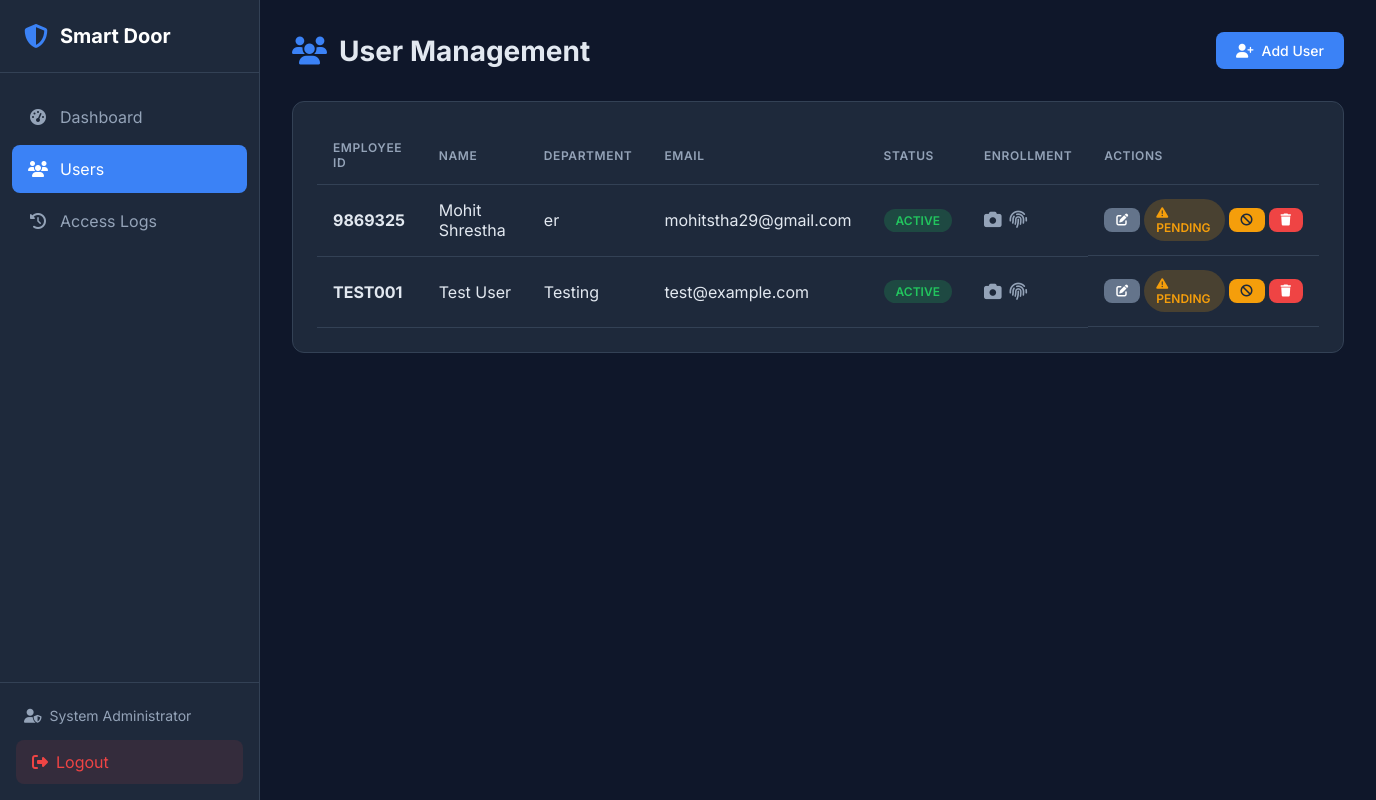
/users (signed in), run on the app's committed database.
### tables this page shows
CREATE TABLE admin (
    id INTEGER PRIMARY KEY AUTOINCREMENT,
    username VARCHAR(50) UNIQUE NOT NULL,
    password_hash VARCHAR(255) NOT NULL,
    email VARCHAR(100) UNIQUE NOT NULL,
    full_name VARCHAR(100) NOT NULL,
    is_active BOOLEAN DEFAULT 1,
    login_attempts INTEGER DEFAULT 0,
    locked_until DATETIME NULL,
    created_at DATETIME DEFAULT CURRENT_TIMESTAMP,
    updated_at DATETIME DEFAULT CURRENT_TIMESTAMP,
    last_login DATETIME NULL
);

CREATE TABLE users (
    id INTEGER PRIMARY KEY AUTOINCREMENT,
    employee_id VARCHAR(50) UNIQUE NOT NULL,
    first_name VARCHAR(50) NOT NULL,
    last_name VARCHAR(50) NOT NULL,
    email VARCHAR(100) UNIQUE,
    phone VARCHAR(20),
    department VARCHAR(100),
    designation VARCHAR(100),
    is_active BOOLEAN DEFAULT 1,
    face_enrolled BOOLEAN DEFAULT 0,
    fingerprint_enrolled BOOLEAN DEFAULT 0,
    created_at DATETIME DEFAULT CURRENT_TIMESTAMP,
    updated_at DATETIME DEFAULT CURRENT_TIMESTAMP,
    created_by INTEGER,
    FOREIGN KEY (created_by) REFERENCES admin(id)
);

### web/app.py (the view)
@app.route('/users')
@login_required
def users():
    all_users = user_repo.get_all()
    return render_template('users.html', users=all_users)

### database/db_manager.py (called while the page is built, shortened)
    def _get_connection(self) -> sqlite3.Connection:
        return self._local.connection

    def execute(self, query: str, params: tuple = ()) -> sqlite3.Cursor:
        conn = self._get_connection()
        cursor = conn.cursor()
        cursor.execute(query, params)
        return cursor

    def get_by_id(self, admin_id: int) -> Optional[Dict]:
        cursor = self.db.execute(
            "SELECT * FROM admin WHERE id = ?",
            (admin_id,)
        )
        row = cursor.fetchone()
        return dict(row) if row else None

    def get_all(self, active_only: bool = False) -> List[Dict]:
        query = "SELECT * FROM users"
        if active_only:
            query += " WHERE is_active = 1"
        query += " ORDER BY first_name, last_name"
        cursor = self.db.execute(query)
        return [dict(row) for row in cursor.fetchall()]

### web/app.py (called while the page is built)
def login_required(f):
    @wraps(f)
    def decorated_function(*args, **kwargs):
        if 'admin_id' not in session:
            flash('Please log in to access this page.', 'warning')
            return redirect(url_for('login'))
        admin = admin_repo.get_by_id(session['admin_id'])
        if not admin or not admin.get('is_active', False):
            session.clear()
            flash('Your session has expired.', 'warning')
            return redirect(url_for('login'))
        g.admin = admin
        return f(*args, **kwargs)
    return decorated_function

### web/templates/users.html (shortened to what this page needs)
{% extends "base.html" %}
{% block content %}
<div class="page-header">
    <h1><i class="fas fa-users"></i> User Management</h1>
    <a href="{{ url_for('add_user') }}" class="btn btn-primary">
        <i class="fas fa-user-plus"></i> Add User
    </a>
</div>
<div class="card">
    <div class="card-body">
        {% if users %}
        <table class="table">
            <thead>
                <tr>
                    <th>Employee ID</th>
                    <th>Name</th>
                    <th>Department</th>
                    <th>Email</th>
                    <th>Status</th>
                    <th>Enrollment</th>
                    <th>Actions</th>
                </tr>
            </thead>
            <tbody>
                {% for user in users %}
                <tr>
                    <td><strong>{{ user.employee_id }}</strong></td>
                    <td>{{ user.first_name }} {{ user.last_name }}</td>
                    <td>{{ user.department or '-' }}</td>
                    <td>{{ user.email or '-' }}</td>
                    <td>
                        <span class="badge badge-{{ 'success' if user.is_active else 'secondary' }}">
                            {{ 'Active' if user.is_active else 'Disabled' }}
                        </span>
                    </td>
                    <td>
                        <span class="enrollment-status">
                            <i class="fas fa-camera {{ 'text-success' if user.face_enrolled else 'text-muted' }}"
                               title="Face {{ 'Enrolled' if user.face_enrolled else 'Not Enrolled' }}"></i>
                            <i class="fas fa-fingerprint {{ 'text-success' if user.fingerprint_enrolled else 'text-muted' }}"
                               title="Fingerprint {{ 'Enrolled' if user.fingerprint_enrolled else 'Not Enrolled' }}"></i>
                        </span>
                    </td>
                    <td class="actions">
                        <a href="{{ url_for('edit_user', user_id=user.id) }}" class="btn btn-sm btn-secondary" title="Edit">
                            <i class="fas fa-edit"></i>
                        </a>
                        {% if user.face_enrolled and user.fingerprint_enrolled %}
                            {% if not user.is_active %}
                                <form method="POST" action="{{ url_for('toggle_user', user_id=user.id) }}" style="display: inline;">
                                    <button type="submit" class="btn btn-sm btn-success" title="Activate User">
                                        <i class="fas fa-key"></i> Activate
                                    </button>
                                </form>
                            {% else %}
                                <span class="badge badge-success" title="User is active">
                                    <i class="fas fa-check-circle"></i> Active
                                </span>
                            {% endif %}
                        {% else %}
                            <span class="badge badge-warning" title="Cannot activate - biometrics not enrolled">
                                <i class="fas fa-exclamation-triangle"></i> Pending
                            </span>
                        {% endif %}
                        {% if user.is_active %}
                            <form method="POST" action="{{ url_for('toggle_user', user_id=user.id) }}" style="display: inline;">
                                <button type="submit" class="btn btn-sm btn-warning" title="Disable User">
                                    <i class="fas fa-ban"></i>
                                </button>
                            </form>
                        {% endif %}
                        <form method="POST" action="{{ url_for('delete_user', user_id=user.id) }}" style="display: inline;"
                              onsubmit="return confirm('Are you sure you want to delete this user? This cannot be undone.');">
                            <button type="submit" class="btn btn-sm btn-danger" title="Delete">
                                <i class="fas fa-trash"></i>
                            </button>
                        </form>
                    </td>
                </tr>
                {% endfor %}
            </tbody>
        </table>
        {% endif %}
    </div>
</div>
{% endblock %}

### web/templates/base.html (shortened to what this page needs)
<!DOCTYPE html>
<html lang="en">
<head>
    <link rel="stylesheet" href="{{ url_for('static', filename='css/style.css') }}">
    <link rel="stylesheet" href="https://cdnjs.cloudflare.com/ajax/libs/font-awesome/6.4.0/css/all.min.css">
</head>
<body>
    {% if session.get('admin_id') %}
    <nav class="sidebar">
        <div class="sidebar-header">
            <i class="fas fa-shield-alt"></i>
            <span>Smart Door</span>
        </div>
        <ul class="nav-menu">
            <li class="nav-item">
                <a href="{{ url_for('dashboard') }}" class="nav-link {% if request.endpoint == 'dashboard' %}active{% endif %}">
                    <i class="fas fa-tachometer-alt"></i>
                    <span>Dashboard</span>
                </a>
            </li>
            <li class="nav-item">
                <a href="{{ url_for('users') }}" class="nav-link {% if 'user' in request.endpoint %}active{% endif %}">
                    <i class="fas fa-users"></i>
                    <span>Users</span>
                </a>
            </li>
            <li class="nav-item">
                <a href="{{ url_for('logs') }}" class="nav-link {% if request.endpoint == 'logs' %}active{% endif %}">
                    <i class="fas fa-history"></i>
                    <span>Access Logs</span>
                </a>
            </li>
        </ul>
        <div class="sidebar-footer">
            <div class="admin-info">
                <i class="fas fa-user-shield"></i>
                <span>{{ session.get('admin_name', 'Admin') }}</span>
            </div>
            <a href="{{ url_for('logout') }}" class="logout-btn">
                <i class="fas fa-sign-out-alt"></i>
                <span>Logout</span>
            </a>
        </div>
    </nav>
    {% endif %}
    <main class="main-content {% if not session.get('admin_id') %}full-width{% endif %}">
        {% block content %}{% endblock %}
    </main>
</body>
</html>

### web/static/css/style.css (style rules this page uses)
:root { --primary: #3b82f6; --primary-dark: #2563eb; --secondary: #64748b; --success: #22c55e; --danger: #ef4444; --warning: #f59e0b; --info: #06b6d4; --dark: #1e293b; --darker: #0f172a; --light: #f1f5f9; --white: #ffffff; --border: #334155; --text: #e2e8f0; --text-muted: #94a3b8; --sidebar-width: 260px; }
* { margin: 0; padding: 0; box-sizing: border-box; }
body { font-family: 'Inter', -apple-system, BlinkMacSystemFont, sans-serif; background-color: var(--darker); color: var(--text); min-height: 100vh; display: flex; }
a { text-decoration: none; color: inherit; }
.sidebar { width: var(--sidebar-width); height: 100vh; background: var(--dark); position: fixed; left: 0; top: 0; display: flex; flex-direction: column; border-right: 1px solid var(--border); }
.sidebar-header { padding: 1.5rem; display: flex; align-items: center; gap: 0.75rem; border-bottom: 1px solid var(--border); }
.sidebar-header i { font-size: 1.5rem; color: var(--primary); }
.sidebar-header span { font-size: 1.25rem; font-weight: 700; color: var(--white); }
.nav-menu { list-style: none; padding: 1rem 0; flex: 1; }
.nav-item { margin: 0.25rem 0.75rem; }
.nav-link { display: flex; align-items: center; gap: 0.75rem; padding: 0.875rem 1rem; border-radius: 0.5rem; transition: all 0.2s; color: var(--text-muted); }
.nav-link.active { background: var(--primary); color: var(--white); }
.nav-link i { width: 1.25rem; text-align: center; }
.sidebar-footer { padding: 1rem; border-top: 1px solid var(--border); }
.admin-info { display: flex; align-items: center; gap: 0.5rem; padding: 0.5rem; font-size: 0.875rem; color: var(--text-muted); margin-bottom: 0.5rem; }
.logout-btn { display: flex; align-items: center; gap: 0.5rem; padding: 0.75rem 1rem; background: rgba(239, 68, 68, 0.1); color: var(--danger); border-radius: 0.5rem; transition: all 0.2s; }
.main-content { flex: 1; margin-left: var(--sidebar-width); padding: 2rem; min-height: 100vh; }
.page-header { display: flex; justify-content: space-between; align-items: center; margin-bottom: 2rem; }
.page-header h1 { font-size: 1.75rem; font-weight: 700; display: flex; align-items: center; gap: 0.75rem; }
.page-header h1 i { color: var(--primary); }
.card { background: var(--dark); border-radius: 0.75rem; border: 1px solid var(--border); margin-bottom: 1.5rem; }
.card-body { padding: 1.5rem; }
.table { width: 100%; border-collapse: collapse; }
.table th, .table td { padding: 0.875rem 1rem; text-align: left; border-bottom: 1px solid var(--border); }
.table th { font-weight: 600; color: var(--text-muted); font-size: 0.75rem; text-transform: uppercase; letter-spacing: 0.05em; }
.badge { display: inline-block; padding: 0.25rem 0.75rem; border-radius: 9999px; font-size: 0.75rem; font-weight: 600; text-transform: uppercase; }
.badge-success { background: rgba(34, 197, 94, 0.2); color: var(--success); }
.badge-warning { background: rgba(245, 158, 11, 0.2); color: var(--warning); }
.btn { display: inline-flex; align-items: center; gap: 0.5rem; padding: 0.625rem 1.25rem; border-radius: 0.5rem; font-weight: 500; font-size: 0.875rem; border: none; cursor: pointer; transition: all 0.2s; }
.btn-sm { padding: 0.375rem 0.75rem; font-size: 0.75rem; }
.btn-primary { background: var(--primary); color: var(--white); }
.btn-secondary { background: var(--secondary); color: var(--white); }
.btn-danger { background: var(--danger); color: var(--white); }
.btn-warning { background: var(--warning); color: var(--dark); }
.enrollment-status { display: flex; gap: 0.5rem; font-size: 1.1rem; }
.text-muted { color: var(--text-muted); }
.enrollment-status i { transition: all 0.2s; }
.actions { display: flex; gap: 0.25rem; align-items: center; }
.actions .btn { font-size: 0.75rem; padding: 0.375rem 0.75rem; }
.actions .badge { font-size: 0.75rem; padding: 0.375rem 0.75rem; }
.actions { display: flex; gap: 0.25rem; }

### data on the page
admin: get "System Administrator"
users: employee_id "9869325", first_name "Mohit", last_name "Shrestha", department "er", email "mohitstha29@gmail.com", is_active "ACTIVE", face_enrolled False (drawn), fingerprint_enrolled False (drawn)
users: employee_id "TEST001", first_name "Test", last_name "User", department "Testing", email "test@example.com", is_active "ACTIVE", face_enrolled False (drawn), fingerprint_enrolled False (drawn)
